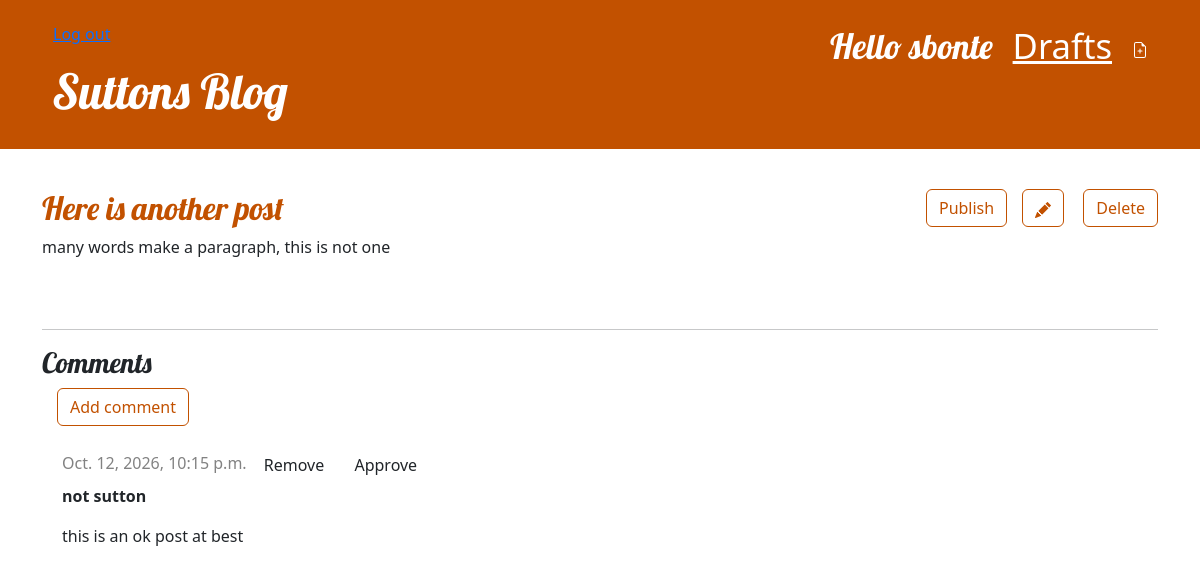
Page /post/2/ (signed in) on the committed database.
### blog/models.py (models this page shows, shortened)
class Post(models.Model):
    author = models.ForeignKey(settings.AUTH_USER_MODEL, on_delete=models.CASCADE)
    title = models.CharField(max_length=200)
    text = models.TextField()
    create_date = models.DateTimeField(default=timezone.now)
    published_date = models.DateTimeField(blank=True, null=True)

class Comment(models.Model):
    post = models.ForeignKey('blog.Post', on_delete=models.CASCADE, related_name='comments')
    author = models.CharField(max_length=200)
    text = models.TextField()
    created_date = models.DateTimeField(default=timezone.now)
    approved_comment = models.BooleanField(default=False)

### blog/views.py (the view)
# urls.py: path('post/<int:pk>/', views.post_detail, name='post_detail'),
def post_detail(request, pk):
    post = get_object_or_404(Post, pk=pk)
    if post.published_date is None and not request.user.is_authenticated:
        raise Http404
    return render(request, 'blog/post_detail.html', {'post': post})

### blog/templates/blog/post_detail.html (shortened to what this page needs)
{% extends 'blog/base.html' %}
{% block content %}
    <article class="post">
        <aside class="actions">
            {% if user.is_authenticated %}
                <a class="btn btn-secondary" href="{% url 'post_edit' pk=post.pk %}">
                </a>
                <form method="post" action="{% url 'post_remove' pk=post.pk %}" style="display: inline;" onsubmit="return confirm('Delete this post and its comments?');">
                    <button type="submit" class="btn btn-secondary">Delete</button>
                </form>
            {% endif %}
        </aside>
        {% if post.published_date %}
            <time class="date">
                {{ post.published_date }}
            </time>
        {% elif user.is_authenticated %}
            <aside class="actions">
                <form method="post" action="{% url 'post_publish' pk=post.pk %}">
                    <button type="submit" class="btn btn-secondary">Publish</button>
                </form>
            </aside>
        {% endif %}
        <h2>{{ post.title }}</h2>
        <p>{{ post.text|linebreaksbr }}</p>
    </article>
    <hr>
    <h3>Comments</h3>
    <a class="btn btn-secondary" role="button" href="{% url 'add_comment_to_post' pk=post.pk %}">Add comment</a>
    {% for comment in post.comments.all %}
        {% if user.is_authenticated or comment.approved_comment %}
            <div class="comment">
                <div class="date">
                    {{ comment.created_date }}
                    {% if user.is_authenticated and not comment.approved_comment %}
                        <a class="btn btn-default" href="{% url 'comment_remove' pk=comment.pk %}" aria-label="Remove comment">Remove</a>
                        <a class="btn btn-default" href="{% url 'comment_approve' pk=comment.pk %}" aria-label="Approve comment">Approve</a>
                    {% endif %}
                </div>
                <strong>{{ comment.author }}</strong>
                <p>{{ comment.text|linebreaks }}</p>
            </div>
        {% endif %}
    {% empty %}
        <p>No comments here yet :(</p>
    {% endfor %}
{% endblock %}

### blog/templates/blog/base.html (shortened to what this page needs)
{% load static %}
<!DOCTYPE html>
<html>
    <head>
        <link rel="stylesheet" href="https://cdn.jsdelivr.net/npm/bootstrap@5.3.3/dist/css/bootstrap.min.css">
        <link rel="stylesheet" href="{% static 'css/blog.css' %}">
    </head>
    <body>
        <header class="page-header">
            <div class="container">
                {% if user.is_authenticated %}
                    <a href="{% url 'post_new' %}" class="top-menu">
                    </a>
                    <a href="{% url 'post_draft_list' %}" class="top-menu">Drafts</a>
                    <p id="logout" class="top-menu">
                        Hello {{ user.username }}
                        <small>
                            <form method="post" action="{% url 'logout' %}" style="display: inline;">
                                <button type="submit" class="btn btn-link p-0">Log out</button>
                            </form>
                        </small>
                    </p>
                {% else %}
                    <a href="{% url 'login' %}" class="top-menu">Log in</a>
                {% endif %}
                <h1><a href="/">Suttons Blog</a></h1>
            </div>
        </header>
        <main class="content container">
            <div class="row">
                <div class="col">
                    {% block content %}
                    {% endblock %}
                </div>
            </div>
        </main>
    </body>
</html>

### blog/static/css/blog.css (style rules this page uses)
h1, h2 { color: #C25100; font-family: 'Lobster'; }
.page-header { background-color: #C25100; margin-top: 0; margin-bottom: 40px; padding: 20px 20px 20px 40px; }
.page-header h1, .page-header h1 a, .page-header h1 a:visited, .page-header h1 a:active { color: #ffffff; font-size: 36pt; text-decoration: none; }
h1, h2, h3, h4 { font-family: 'Lobster', cursive; }
.date { color: #828282; }
.top-menu, .top-menu:hover, .top-menu:visited { color: #ffffff; float: right; font-size: 26pt; margin-right: 20px; }
#logout { color: #ffffff; font-family: 'Lobster', cursive; margin-bottom: 0; }
.post { margin-bottom: 70px; }
.comment { margin: 20px 0 20px 20px; }
.post > .date, .post > .actions { float: right; }
.btn-secondary, .btn-secondary:visited { color: #C25100; background: none; border-color: #C25100; margin-left: 15px; }

### rows in the picture
Post: title "Here is another post", text "many words make a paragraph, this is not one"
Comment: created_date "Oct. 12, 2026, 10:15 p.m.", approved_comment "Remove", author "not sutton", text "this is an ok post at best"

### other values in the picture
{{ user.username }} "sbonte"
